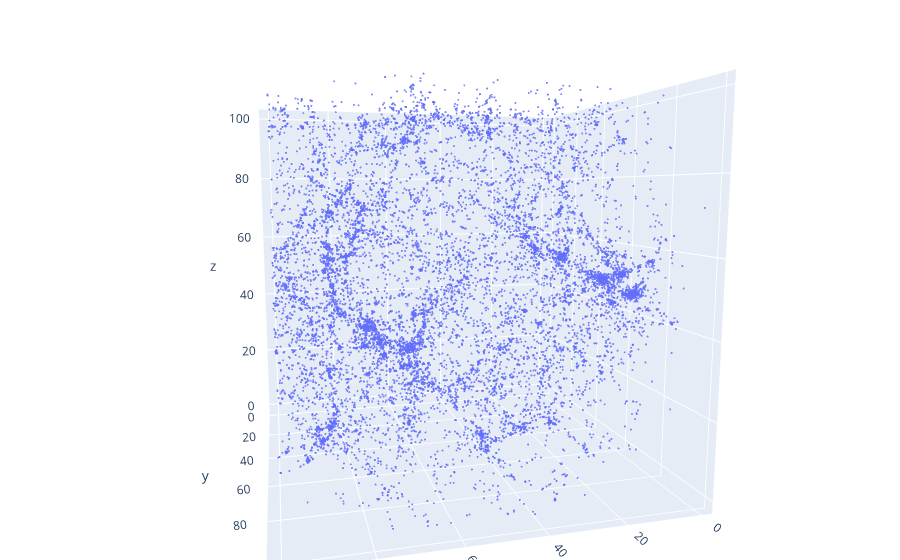

Here is the notebook cell this chart was saved with:
### Code cell
mask = (table['Stars_Mass']>=1e9)#&(table['CentreOfPotential_'+eje_3]>0)

xvar= table['CentreOfPotential_'+eje_1][mask]
yvar= table['CentreOfPotential_'+eje_2][mask]
zvar= table['CentreOfPotential_'+eje_3][mask]


fig = go.Figure(data=[go.Scatter3d(
    x=xvar,
    y=yvar,
    z=zvar,
    mode='markers',
    marker=dict(
        size=0.7,
        color=1,                # set color to an array/list of desired values
        colorscale='Viridis',   # choose a colorscale
        opacity=0.8
    )
)])

# tight layout
fig.update_layout(margin=dict(l=0, r=0, b=0, t=0))
fig.show()

### Figure 1 — Plotly figure (JSON) as saved in the notebook; plotly's stock layout.template omitted (floating-point values rounded to 4 significant figures; data arrays with more than 128 entries replaced by an {"elided": "..."} marker saying what was removed)
{"data": [{"marker": {"color": 1, "colorscale": [[0, "#440154"], [0.1111, "#482878"], [0.2222, "#3e4989"], [0.3333, "#31688e"], [0.4444, "#26828e"], [0.5556, "#1f9e89"], [0.6667, "#35b779"], [0.7778, "#6ece58"], [0.8889, "#b5de2b"], [1, "#fde725"]], "opacity": 0.8, "size": 0.7}, "mode": "markers", "type": "scatter3d", "x": {"elided": "13300 float values"}, "y": {"elided": "13300 float values"}, "z": {"elided": "13300 float values"}}], "layout": {"autosize": true, "margin": {"b": 0, "l": 0, "r": 0, "t": 0}, "scene": {"aspectmode": "auto", "aspectratio": {"x": 1.0, "y": 1.0, "z": 0.9999}, "camera": {"center": {"x": 0, "y": 0, "z": 0}, "eye": {"x": 0.4601, "y": 1.787, "z": 0.2437}, "projection": {"type": "perspective"}, "up": {"x": 0, "y": 0, "z": 1}}}}}
